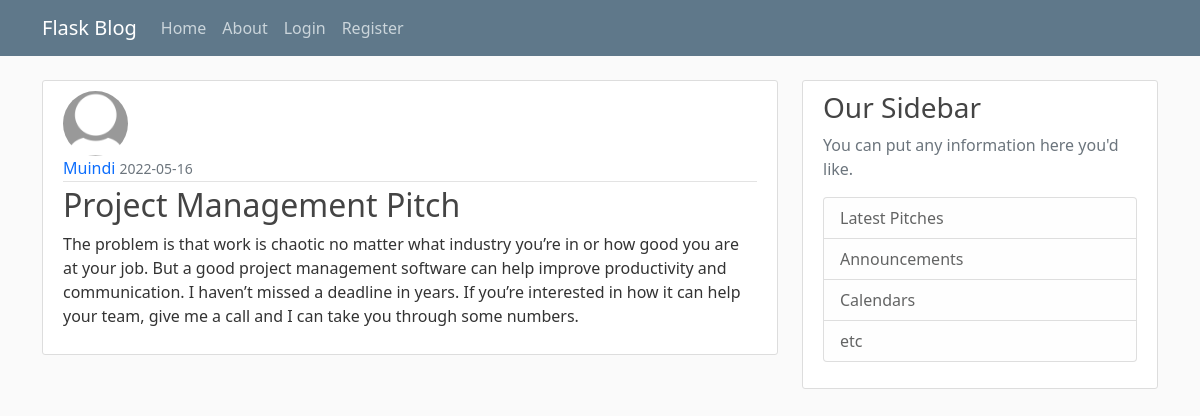
The app's page /pitch/2, older data.
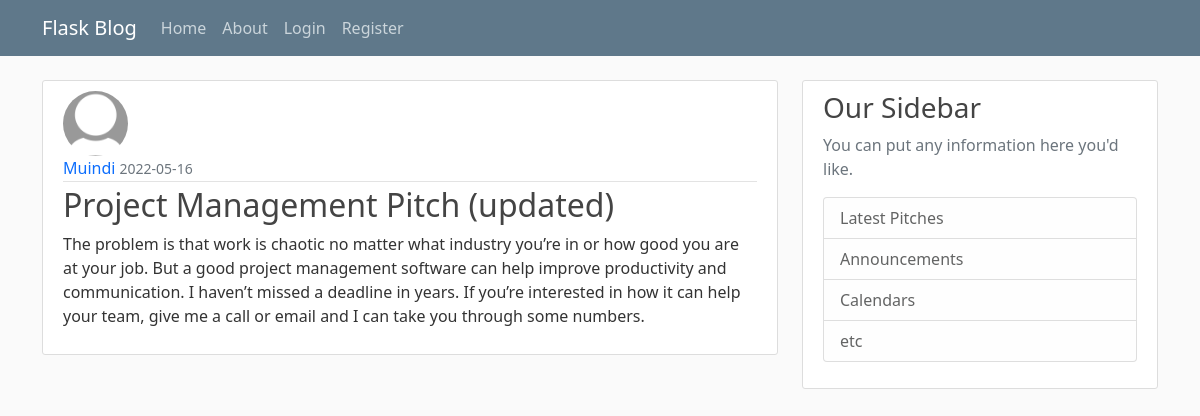
The same page, newer data.
### app/models.py (models this page shows, shortened)
class Pitch(db.Model):
    id = db.Column(db.Integer, primary_key=True)
    title = db.Column(db.String(100),nullable = False)
    date_posted = db.Column(db.DateTime, nullable = False, default = datetime.utcnow)
    content = db.Column(db.Text, nullable = False)
    user_id = db.Column(db.Integer, db.ForeignKey('user.id'), nullable = False)

### app/views.py (the view)
@app.route("/pitch/<int:pitch_id>" )
def pitch(pitch_id):
    pitch = Pitch.query.get_or_404(pitch_id)
    return render_template('pitch.html', title = pitch.title, pitch =pitch)

### app/templates/pitch.html (shortened to what this page needs)
{% extends "macros.html" %}
{% block content %}
<article class="media content-section">
    <img src="{{ url_for('static', filename = 'profile_pics/' + pitch.author.image_file) }}" class="rounded-circle article-img" alt="">
    <div class="media-body">
        <div class="article-metadata">
            <a class="mr-2" href="#">{{ pitch.author.username }}</a>
            <small class="text-muted">{{ pitch.date_posted.strftime('%Y-%m-%d') }}</small>
        </div>
        <h2 class="article-title">{{ pitch.title }}</h2>
        <p class="article-content">{{ pitch.content }}</p>
    </div>
</article>
{% endblock content %}

Row changes from the older to the newer data that the page shows:
changed Pitch: title "Project Management Pitch" → "Project Management Pitch (updated)"; content "…give me a call and I can take…" → "…give me a call or email and I can take…"
